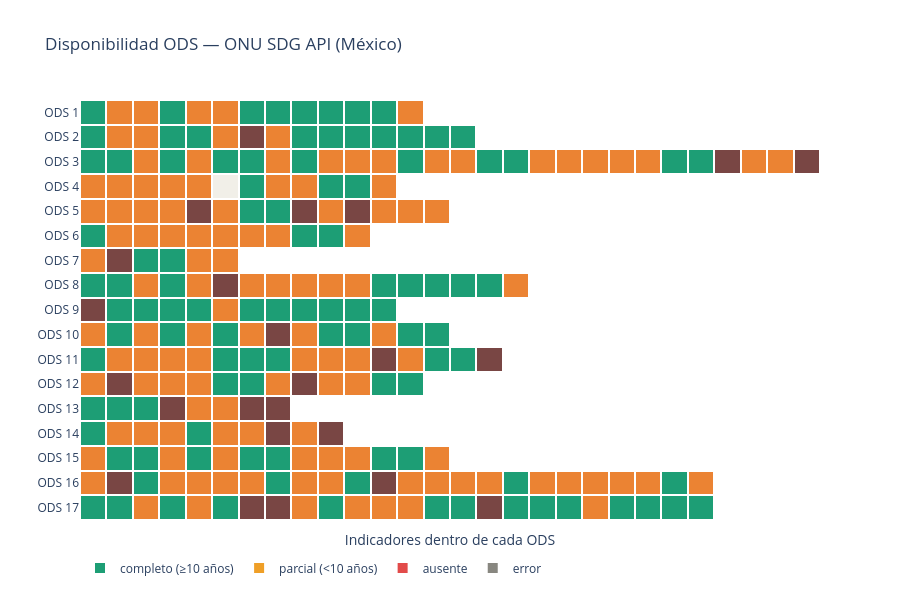

Here is the notebook cell this chart was saved with:
### Code cell
# %% ── Heatmap (función corregida) ───────────────────────────────────────────
import plotly.graph_objects as go
import numpy as np
import pandas as pd

def build_heatmap(resultados, catalogo_meta, title):
    STATUS_VAL = {"completo": 2, "parcial": 1, "ausente": 0, "error": -1}

    df = pd.DataFrame(resultados)
    df["goal_num"] = pd.to_numeric(
        df["indicator"].str.split(".").str[0], errors="coerce"
    )
    # Filtrar solo ODS válidos 1–17
    df = df[df["goal_num"].between(1, 17)].copy()

    df["status_val"]   = df["status"].map(STATUS_VAL)
    df["description"]  = df["indicator"].map(
        lambda c: catalogo_meta.get(c, {}).get("description", "")[:55]
    )
    df["idx_within_goal"] = (
        df.sort_values("indicator")
          .groupby("goal_num")
          .cumcount()
    )

    goals    = sorted(df["goal_num"].dropna().unique())
    max_cols = int(df["idx_within_goal"].max()) + 1

    matrix      = np.full((len(goals), max_cols), np.nan)
    text_matrix = np.full((len(goals), max_cols), "", dtype=object)

    # Vectorizado — sin iterrows
    df_valid = df.dropna(subset=["goal_num"]).copy()
    df_valid["g"]   = df_valid["goal_num"].astype(int) - 1
    df_valid["col"] = df_valid["idx_within_goal"].astype(int)
    df_valid = df_valid[
        (df_valid["g"] >= 0) & (df_valid["g"] < len(goals)) &
        (df_valid["col"] >= 0) & (df_valid["col"] < max_cols)
    ]

    matrix[df_valid["g"].values, df_valid["col"].values] = df_valid["status_val"].values

    years_str = df_valid.apply(
        lambda r: f"{int(r['year_min'])}–{int(r['year_max'])}" if r["n_years"] > 0 else "—",
        axis=1
    )
    hover = (
        "<b>" + df_valid["indicator"] + "</b><br>" +
        df_valid["description"] + "<br>" +
        "Estado: " + df_valid["status"] + "<br>" +
        "Años: " + df_valid["n_years"].astype(str) + " (" + years_str + ")"
    )
    text_matrix[df_valid["g"].values, df_valid["col"].values] = hover.values

    fig = go.Figure(go.Heatmap(
        z=matrix,
        text=text_matrix,
        hovertemplate="%{text}<extra></extra>",
        colorscale=[
            [0.00, "#F1EFE8"],
            [0.25, "#444441"],
            [0.50, "#E24B4A"],
            [0.75, "#EF9F27"],
            [1.00, "#1D9E75"],
        ],
        zmin=-1, zmax=2,
        showscale=False,
        xgap=2, ygap=2,
    ))

    for val, label, color in [
        (2,  "completo (≥10 años)", "#1D9E75"),
        (1,  "parcial (<10 años)",  "#EF9F27"),
        (0,  "ausente",             "#E24B4A"),
        (-1, "error",               "#888780"),
    ]:
        fig.add_trace(go.Scatter(
            x=[None], y=[None], mode="markers",
            marker=dict(size=10, color=color, symbol="square"),
            name=label, showlegend=True,
        ))

    fig.update_layout(
        title=title,
        yaxis=dict(
            tickmode="array",
            tickvals=list(range(len(goals))),
            ticktext=[f"ODS {int(g)}" for g in goals],
            autorange="reversed",
        ),
        xaxis=dict(title="Indicadores dentro de cada ODS", showticklabels=False),
        height=600,
        plot_bgcolor="white",
        legend=dict(orientation="h", y=-0.08),
    )
    return fig

# ── Llamadas ──────────────────────────────────────────────────────────────────
meta_wb = {
    r["indicator"]: {
        "description": r.get("wb_code", ""),
        "goal": r["indicator"].split(".")[0],
    }
    for r in resultados_wb
}

meta_onu = {
    ind["code"]: {
        "description": ind["description"],
        "goal": ind["code"].split(".")[0],
    }
    for ind in catalogo
}

#build_heatmap(resultados_wb, meta_wb, "Disponibilidad ODS — World Bank (México)").show()
build_heatmap(resultados,    meta_onu, "Disponibilidad ODS — ONU SDG API (México)").show()

### Figure 1 — Plotly figure (JSON) as saved in the notebook; plotly's stock layout.template omitted (floating-point values rounded to 4 significant figures; data arrays with more than 128 entries replaced by an {"elided": "..."} marker saying what was removed)
{"data": [{"colorscale": [[0, "#F1EFE8"], [0.25, "#444441"], [0.5, "#E24B4A"], [0.75, "#EF9F27"], [1, "#1D9E75"]], "hovertemplate": "%{text}<extra></extra>", "showscale": false, "text": {"elided": "17x28 str values"}, "type": "heatmap", "xgap": 2, "ygap": 2, "z": {"elided": "17x28 float values"}, "zmax": 2, "zmin": -1}, {"marker": {"color": "#1D9E75", "size": 10, "symbol": "square"}, "mode": "markers", "name": "completo (≥10 años)", "showlegend": true, "type": "scatter", "x": [null], "y": [null]}, {"marker": {"color": "#EF9F27", "size": 10, "symbol": "square"}, "mode": "markers", "name": "parcial (<10 años)", "showlegend": true, "type": "scatter", "x": [null], "y": [null]}, {"marker": {"color": "#E24B4A", "size": 10, "symbol": "square"}, "mode": "markers", "name": "ausente", "showlegend": true, "type": "scatter", "x": [null], "y": [null]}, {"marker": {"color": "#888780", "size": 10, "symbol": "square"}, "mode": "markers", "name": "error", "showlegend": true, "type": "scatter", "x": [null], "y": [null]}], "layout": {"height": 600, "legend": {"orientation": "h", "y": -0.08}, "plot_bgcolor": "white", "title": {"text": "Disponibilidad ODS — ONU SDG API (México)"}, "xaxis": {"showticklabels": false, "title": {"text": "Indicadores dentro de cada ODS"}}, "yaxis": {"autorange": "reversed", "tickmode": "array", "ticktext": ["ODS 1", "ODS 2", "ODS 3", "ODS 4", "ODS 5", "ODS 6", "ODS 7", "ODS 8", "ODS 9", "ODS 10", "ODS 11", "ODS 12", "ODS 13", "ODS 14", "ODS 15", "ODS 16", "ODS 17"], "tickvals": [0, 1, 2, 3, 4, 5, 6, 7, 8, 9, 10, 11, 12, 13, 14, 15, 16]}}}
